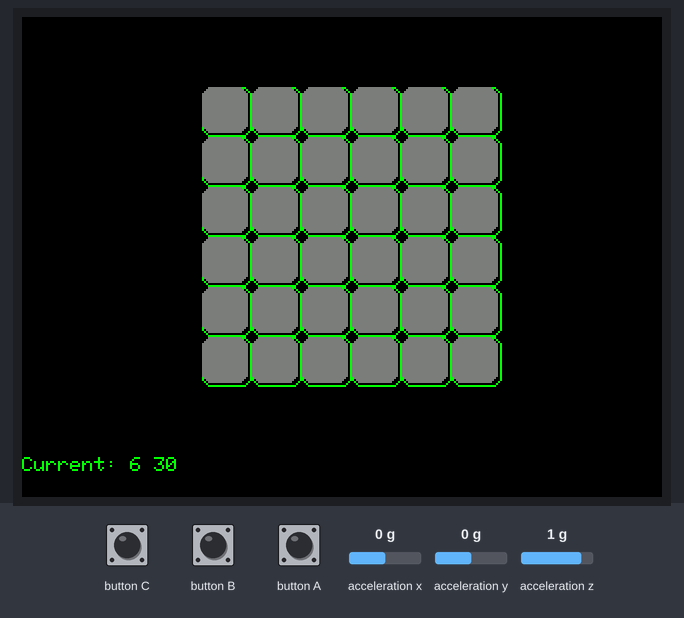
The sketch below on a simulated ESP32. On the bench: 320×240 colour display. The inputs (shaded band) are chosen by the test bench; at power-on: acceleration x 0 g, acceleration y 0 g, acceleration z 1 g. Random numbers use the default seed unless the sketch sets one.

Above: at 6.4 s.
6.5 s: button B pressed for 0.15 s
8.3 s: acceleration x set to -1.4 g
9.8 s: acceleration y set to -1.4 g
At 10.65 s:
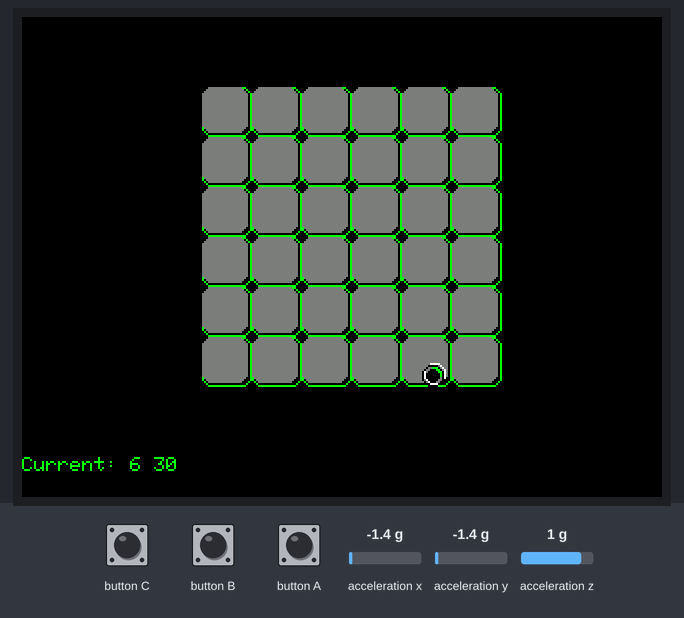
12.0 s: button B pressed for 1 s
At 12.22 s:
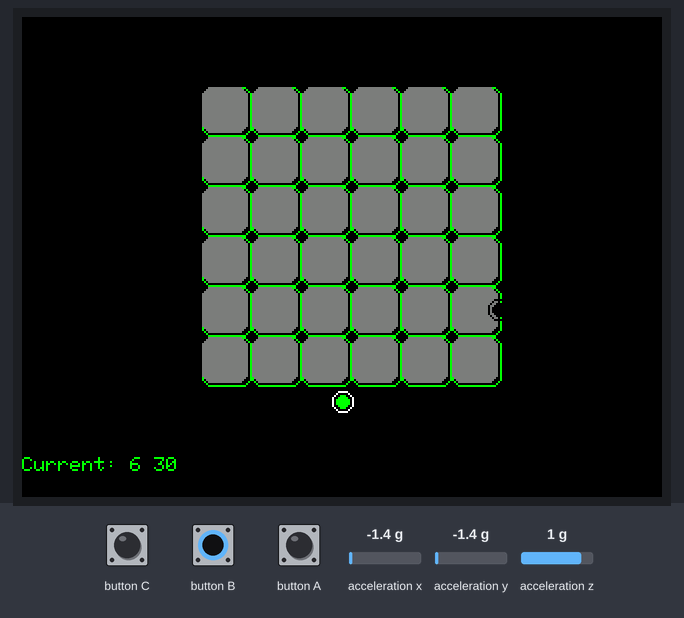
13.6 s: acceleration x set to 0 g
At 14.41 s:
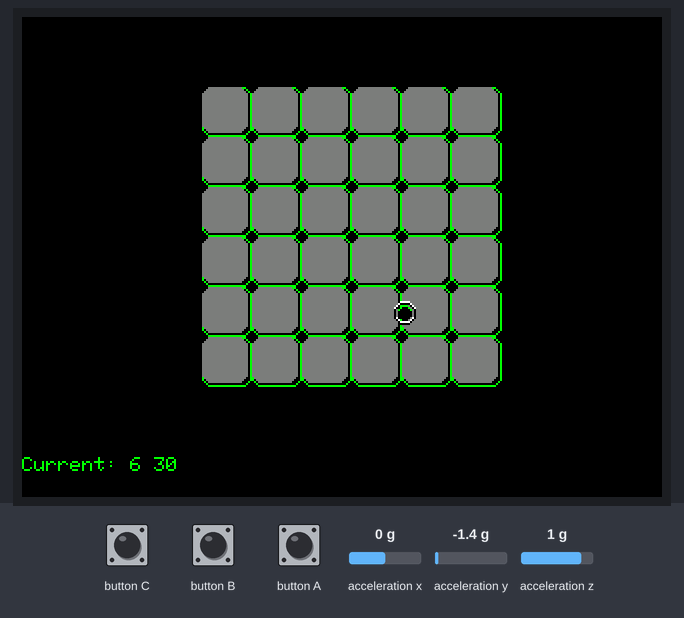
Timing chart, 0 to 16.1 s (numbered marks = the images above; inputs shaded):
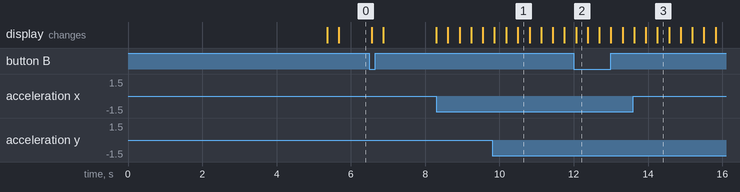

The sketch:

test_platform.ino.ino
```cpp
#define M5STACK_MPU6886
#include <M5Stack.h>

/* MACROS */
#define SCREEN_WIDTH 320
#define SCREEN_HEIGHT 240
/* Minesweeper grid dimensions */
#define X_GRID 6
#define Y_GRID 6


////////////////// . TODO: Clean up and refactor code to work around using structs and
//////////////////          proper functionality/practice


float accX = 0.0F;
float accY = 0.0F;
float accZ = 0.0F;
//////////////////
float pitch = 0.0F;
float roll  = 0.0F;
float yaw   = 0.0F;
//////////////////T
bool endgame = false;
int loop_count = 0;
int totalMines = 0;
int totalSpaces = 0;

struct circleObj{
  int x_a;
  int y_a;
  bool isMoving;
};
typedef struct circleObj Circle;
Circle c;

/* Grid Struct */
struct space {
  bool holdsMine;
  int adjacentNeighbours = 0; //if ¬holdsMine, should have a particular value representing how many neighbours have mines
  int x_pos, y_pos;
  bool revealed;
};
typedef struct space Space;

Space grid[X_GRID * Y_GRID];

void setup() {

    // put your setup code here, to run once:
  // Initialize the M5Stack object
  M5.begin();

  M5.Power.begin();

  M5.IMU.Init();
  //mine_number = random(1,30); //if this number is chosen then END
  startUp();
  totalSpaces = X_GRID*Y_GRID - totalMines;

  delay(5000);
}

void assignMine(){
  int rand_num;
  int mine_count = 0;
  for(int m = 0; m< (X_GRID * Y_GRID); m++){
    rand_num = random(0,20);
    if(rand_num >= 17){
      grid[m].holdsMine = true;
      totalMines++;
    }
    else{
      grid[m].holdsMine = false;
    }

    grid[m].x_pos = 90 + 25*m;
    grid[m].y_pos = 35 + 25*m;
  }
}

void identifyNeighbours(){
  int traversalIndex = 0;
  int neighbourCount = 0;

  //inner square
  for(int M = 0 ; M < ( (X_GRID) * (Y_GRID) ); M++) {
    traversalIndex = M % Y_GRID;

    //checks if pointing at top or bottom row value
    if( ((traversalIndex != 0) && (traversalIndex != (Y_GRID-1))) && ( (M <= ((Y_GRID)*(X_GRID-1)-1) ) && (M >= (Y_GRID+1) ) ) ) {
      grid[M].adjacentNeighbours = 0;
      grid[M].adjacentNeighbours = grid[M-1].holdsMine + grid[M+1].holdsMine + grid[ (M + Y_GRID) ].holdsMine
                                 + grid[  (M - Y_GRID) ].holdsMine + grid[ (M-1) + Y_GRID ].holdsMine
                                 + grid[ (M-1) - Y_GRID ].holdsMine + grid[ (M+1) + Y_GRID ].holdsMine
                                 + grid[ (M+1) - Y_GRID ].holdsMine;
      //printf("(Index: %d, Adjacent Neighbours: %d)\n", M, grid[M].adjacentNeighbours);
    }

    //four corners
    grid[0].adjacentNeighbours = grid[Y_GRID].holdsMine + grid[(Y_GRID + 1)].holdsMine + grid[1].holdsMine;  //top right

    grid[(Y_GRID - 1)].adjacentNeighbours = grid[ (Y_GRID - 1) - 1 ].holdsMine + grid[(Y_GRID - 1) + Y_GRID].holdsMine
                                          + grid[(Y_GRID - 1) + Y_GRID - 1].holdsMine; //bottom left

    grid[(X_GRID * Y_GRID - 1)].adjacentNeighbours = grid[ (X_GRID * Y_GRID - 1) - 1 ].holdsMine + grid[ (X_GRID * Y_GRID - 1) - Y_GRID].holdsMine
                                               + grid[ (X_GRID * Y_GRID - 1) - (Y_GRID + 1)].holdsMine; //bottom right

    grid[ (X_GRID * (Y_GRID - 1)) ].adjacentNeighbours = grid[ (X_GRID * (Y_GRID - 1)) + 1 ].holdsMine
                                                       + grid[ (X_GRID * (Y_GRID - 1)) - Y_GRID].holdsMine
                                                       + grid[ (X_GRID * (Y_GRID - 1)) - (Y_GRID) + 1].holdsMine; //bottom left

    //top & bottom rows

    //left & right columns

    for(int K = 1; K < Y_GRID-1; ++K){
      //left column
      grid[K].adjacentNeighbours = grid[K-1].holdsMine
                                 + grid[K+1].holdsMine
                                 + grid[(K+Y_GRID)].holdsMine
                                 + grid[(K+Y_GRID) - 1].holdsMine
                                 + grid[(K+Y_GRID) + 1].holdsMine;

      //right column
      grid[ (X_GRID * (Y_GRID - 1)) + K ].adjacentNeighbours = grid[ (X_GRID * (Y_GRID - 1)) + K + 1 ].holdsMine
                                                             + grid[ (X_GRID * (Y_GRID - 1)) + K - 1 ].holdsMine
                                                             + grid[ (X_GRID * (Y_GRID - 1)) + K - Y_GRID ].holdsMine
                                                             + grid[ (X_GRID * (Y_GRID - 1)) + K - Y_GRID + 1 ].holdsMine
                                                             + grid[ (X_GRID * (Y_GRID - 1)) + K - Y_GRID - 1 ].holdsMine;


      //top row
      grid[K*Y_GRID].adjacentNeighbours = grid[K*Y_GRID + 1].holdsMine + grid[(K+1)*Y_GRID].holdsMine + grid[(K-1)*Y_GRID].holdsMine
                                        + grid[K*Y_GRID + 1 - Y_GRID].holdsMine + grid[K*Y_GRID + 1 + Y_GRID].holdsMine;


      //bottom row
      grid[(K+1)*(Y_GRID) - 1 ].adjacentNeighbours = grid[(K+1)*(Y_GRID) - 1 - 1].holdsMine
                                                   + grid[(K+1)*(Y_GRID) - 1 - Y_GRID].holdsMine
                                                   + grid[(K+1)*(Y_GRID) - 1 + Y_GRID].holdsMine
                                                   + grid[(K+1)*(Y_GRID) - 1 - Y_GRID - 1].holdsMine
                                                   + grid[(K+1)*(Y_GRID) - 1 + Y_GRID - 1].holdsMine;
    }


//    //index getter for testing
//    if(M == index){
//      neighbourCount = grid[M].adjacentNeighbours;
//    }
  }
//  return neighbourCount;
}


void regionLock(){
  int x_shift, y_shift;
  for(int ii = 0; ii < X_GRID; ii++ ){
    x_shift = 25 * ii;
    for(int jj = 0; jj < Y_GRID; jj++){
      y_shift = 25* jj;
      if(( (97 + x_shift) < c.x_a and c.x_a < (107 + x_shift) ) and ( (43+y_shift) < c.y_a and c.y_a < (53+y_shift) )){
        if(M5.BtnC.wasPressed()){
          c.isMoving=false;
        }
      }
    }
  }
}


void startUp(){
  // Loading Screen....
  M5.Lcd.fillScreen(BLACK);
  M5.Lcd.setTextColor(GREEN , BLACK);
  M5.Lcd.setCursor(80,10);
  M5.Lcd.setTextSize(2);
  M5.Lcd.printf("SNAP MINESWEEPER");
  M5.Lcd.setCursor(90,210);
  M5.Lcd.setTextSize(1);
  M5.Lcd.printf("by Leechay Moran-Allen");

  //Loading Squares -> TODO: Increase functionality for squares to appear as route choices as game progresses

  //NOTE: M5Stack screen is 320 x 240
  viewBoard();
  assignMine();
  identifyNeighbours();

}

//view the grid
void viewBoard(){
  int x_shift, y_shift;
  for(int ii = 0; ii < X_GRID; ii++ ){
    x_shift = 25 * ii;
    for(int jj = 0; jj < Y_GRID; jj++){
      y_shift = 25* jj;


      //cheat-mode
//      if(grid[Y_GRID*ii + jj].holdsMine == true){
//        M5.Lcd.drawRoundRect(90 + x_shift,35+y_shift,25,25, 5,GREEN);
//        M5.Lcd.fillRoundRect(90 + x_shift,35+y_shift,23,23, 5,RED);
//      }


      if(grid[Y_GRID*ii + jj].revealed) {
        M5.Lcd.setTextColor(GREEN,BLACK);
        M5.Lcd.setTextSize(1);
        M5.Lcd.setCursor(90 + x_shift + 1,35+y_shift + 10 );
        M5.Lcd.printf(" %d ", grid[Y_GRID*ii + jj].adjacentNeighbours);
      }
      else{
         M5.Lcd.drawRoundRect(90 + x_shift,35+y_shift,25,25, 5,GREEN);
         M5.Lcd.fillRoundRect(90 + x_shift,35+y_shift,23,23, 5,0x7bef);
      }
    }

  }
}


//if the circle is within the grid, draw over that particular circle

//if the circle is not inside that grid, draw black over it's last position


//once locked, flip M5Stack upside down to confirm position
bool moveConfirmed(float currentAngle){
  return(abs(currentAngle) > 170.0F );
}

//find the space the circle is locked in using its co-ordinates
int getSpaceIndex(int circle_x, int circle_y){

  int index = 0;
  int rem_x = 0;
  int rem_y = 0;

  rem_x = int((circle_x - 90)*0.04F);
  rem_y = int((circle_y -35)*0.04F);


  index = Y_GRID*rem_x + (rem_y);
  return index;
}


// after a move is confirmed, reveal space and determine the game progression's next steps
// any neighbouring spaces with zero neighbours should also be unveiled

void determineOutcome(Circle c){
  int index;
  index = getSpaceIndex(c.x_a, c.y_a);
  if(moveConfirmed(roll) and c.isMoving == false){
    if(grid[index].holdsMine == true){
      endgame = true;
    }
    else{
      grid[index].revealed = true;
    }
  }
}


//updates values holding key accelerometer, gyroscope, & rotational data
void updateAngles(){
  M5.IMU.getAhrsData(&pitch,&roll,&yaw);
  M5.IMU.getAccelData(&accX, &accY, &accZ);
}

float computeAccel(char axis){
  float res = 0.0F;
  updateAngles();
  switch(axis)
  {
    case 'X':
      res = accX;
      return res;

    case 'Y':
      res = accY;
      return res;

    case 'Z':
      res = accZ;
      return res;
    }
  return 0.0F;

}

Circle updateCirclePosition(Circle c, int prevX, int prevY){
  float accelX = computeAccel('X');
  float accelY = computeAccel('Y');
  float antiJitter = 0.01F; //attempts to reduce overall object sway

  if(c.isMoving){
    // invert axis for easier usability
    if((accelX - antiJitter) > 0.0F){
      c.x_a -= 1;
    }
    else if((accelX + antiJitter) < 0.0F){
      c.x_a += 1;
    }
    if((accelY - antiJitter) > 0.0F){
      c.y_a += 1;
    }
    else if((accelY + antiJitter) < 0.0F){
      c.y_a -= 1;
    }

  }

  if(M5.BtnB.wasPressed()){
    c.isMoving =true;
    c.x_a = SCREEN_WIDTH * 0.5F;
    c.y_a = SCREEN_HEIGHT * 0.8F;
    }

  // ball off-screen fix
  if(c.x_a > 319) {c.x_a = 1;}
  else if(c.x_a < 1) {c.x_a = 319;}

  if(c.y_a > 239) {c.y_a = 1;}
  else if(c.y_a < 1) {c.y_a = 239;}

  M5.Lcd.drawCircle(c.x_a,c.y_a,5,WHITE);
  M5.Lcd.fillCircle(c.x_a,c.y_a,3,GREEN);
  M5.Lcd.drawCircle(prevX,prevY,5,BLACK);
  M5.Lcd.fillCircle(prevX,prevY,3,BLACK);

  return c;


}

void fillBackground(int prevX, int prevY){
  if( !((c.x_a > 90 && c.x_a < 215) && (c.y_a > 35 && c.y_a < 160)) ){
    M5.Lcd.drawCircle(prevX, prevY,5,BLACK);
    M5.Lcd.fillCircle(prevX, prevY,3,BLACK);
  }

}

bool winGame(){
  int count = 0;
  for(int i = 0; i < X_GRID*Y_GRID; i++){
      count += grid[i].revealed;
  }
  return(totalSpaces == count);
}

void loop() {
  int lastX, lastY;
  bool win = winGame();
  if(!endgame && !win){
    if(loop_count == 0){
      M5.Lcd.fillScreen(BLACK);
      M5.Lcd.setCursor(0,220);
      M5.Lcd.setTextSize(1);
      M5.Lcd.printf("Current: %d %d", totalMines, totalSpaces);
    }
    if(loop_count > 0){
      lastX = c.x_a;
      lastY = c.y_a;
    }
//    viewBoard();
//  M5.Lcd.fillScreen(BLACK);
  viewBoard();
//  M5.Lcd.setCursor(0,220);
//  M5.Lcd.setTextSize(1);
  c = updateCirclePosition(c, lastX,lastY);
  fillBackground(lastX,lastY);
//  fillSquares(c);
  regionLock();
  determineOutcome(c);
  loop_count++;
  delay(20);
  M5.update();
  }
  else if(win){
    M5.Lcd.fillScreen(RED);
    M5.Lcd.setTextColor(0xff80 , RED);
    M5.Lcd.setCursor(50,150);
    M5.Lcd.setTextSize(2);
    M5.Lcd.printf("YOU WIN");
  }
  else{
    M5.Lcd.fillScreen(WHITE);
    M5.Lcd.setTextColor(BLUE , WHITE);
    M5.Lcd.setCursor(50,150);
    M5.Lcd.setTextSize(2);
    M5.Lcd.printf("GAME OVER");
  }
}
```
